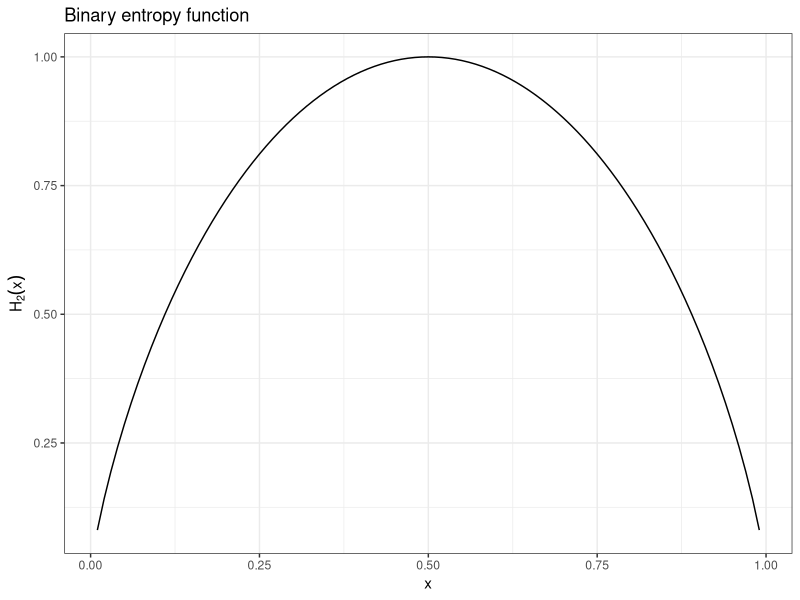
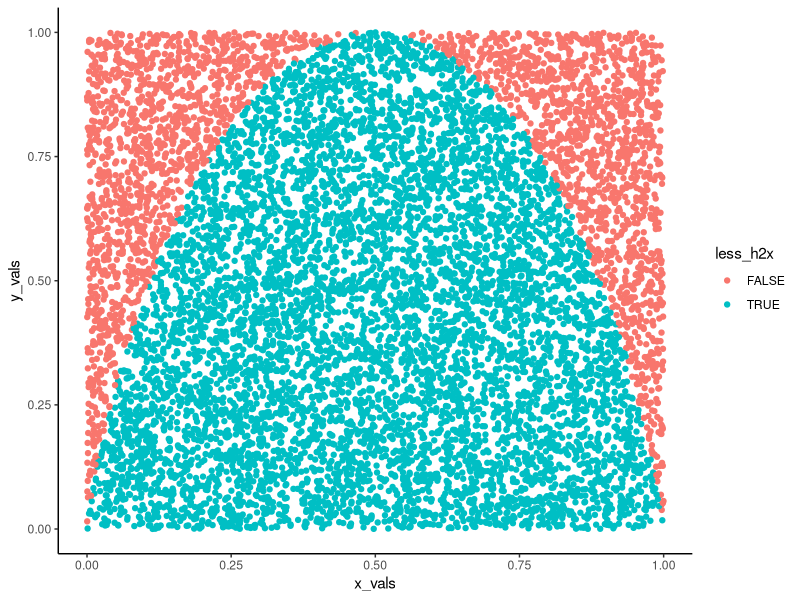
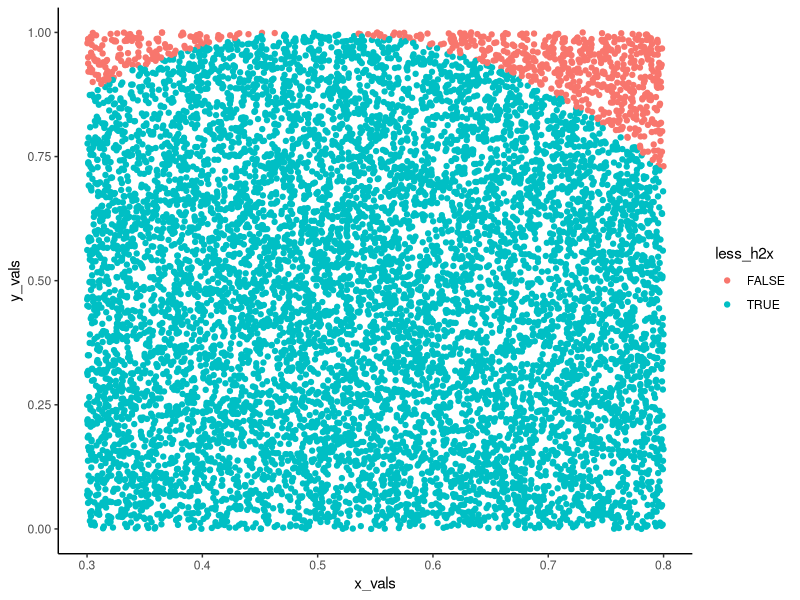
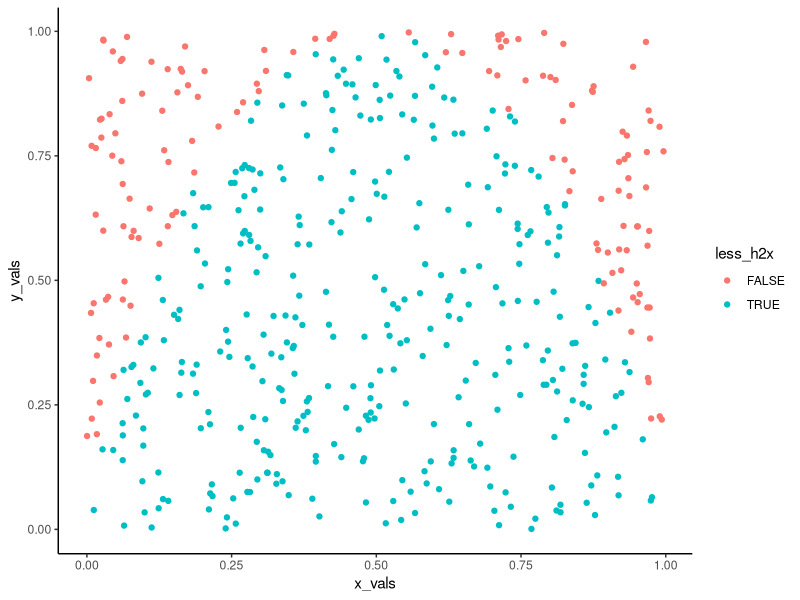

Source code (R) for these figures, in order:
## ---- chunk 1
### Binary entropy function.
### This function takes on an x between zero and one and returns the H2(x) of this value

h2x <- function (x){
  x * log2(1/x) + (1-x) * log2(1/(1-x)) #Note that the binary entropy function 
}

h2x_df <- data.frame(x = seq(0.01, 0.99, 0.01), h2x = h2x(seq(0.01, 0.99, 0.01)))

library(ggplot2)

ggplot(h2x_df, aes(x = x, y = h2x)) +
  geom_line() +
  theme_bw() +
  labs(
    title = "Binary entropy function",
  ) +
  ylab(bquote(H[2](x)))


## ---- chunk 2
library(dplyr)
##library(purrr) - I thought I'd need purr. Then i realized how simple this is if we vectorize :)

##First set up a base DF, with 10000 sims.

sampler_results <- data.frame(x_vals = runif(10000, 0, 1), 
                              y_vals = runif(10000, 0, 1)) %>%
  ##Next check if the values are less than the H2(x) values
  mutate(
    h2x_vals = h2x(x_vals),
    less_h2x = if_else(y_vals <= h2x_vals, TRUE, FALSE) #I broke this up into two steps, so I can check if the intermediate steps work the way they should :)
  )


## ---- chunk 3

area_under_curve <- sampler_results %>%
  summarize(
    n_total = n(),
    under_curve = sum(less_h2x),
    area = under_curve / n_total
  ) %>%
  pull(area)

area_under_curve

## ---- chunk 4
sampler_results %>%
  ggplot(aes(x = x_vals, y = y_vals, color = less_h2x)) +
  geom_point() +
  theme_classic()
## ---- chunk 5
simulate_h2x <- function (x1, x2, n_sims){
  ### Takes on values of x and returns the H2(x) integral between those values.
  ### Assumes x1 < x2 and 0 < x1, x2 < 1
  
  
  simulation_results <- data.frame(x_vals = runif(n_sims, x1, x2), 
                              y_vals = runif(n_sims, 0, 1)) %>%
  ##Next check if the values are less than the H2(x) values
  mutate(
    h2x_vals = h2x(x_vals),
    less_h2x = if_else(y_vals <= h2x_vals, TRUE, FALSE) #I broke this up into two steps, so I can check if the intermediate steps work the way they should :)
  )
  
  simulation_results
}


#Run a visual test

simulate_h2x(0.3, 0.8, 10000) %>%
  ggplot(aes(x = x_vals, y = y_vals, color = less_h2x)) +
  geom_point() +
  theme_classic()

## ---- chunk 6
read_h2x_mc <- function (mc_results, x1, x2, y1 = 0, y2 = 1){
  ###The function takes on the raw MC results and returns the area under the curve between X1 and x2.
  
  area_checked <- (x2 - x1) * (y2 - y1)
  
  result <- mc_results %>%
    summarize(
      n_total = n(),
      n_under = sum(less_h2x),
      area_under_curve = area_checked * n_under / n_total
    ) %>%
    pull(area_under_curve)
    
  
  round(result[1], 3) #Return as a single value, not a vector
  
}

##Test
simulate_h2x(0, 1, 10000) %>%
  read_h2x_mc(x1 = 0, x2 = 1)




## ---- chunk 7
wrap_h2x_mc <- function (x1, x2, y1 = 0, y2 = 0, n_sims){
  ###Wrapper function chaining the actual MC simulation and the result reader
  
  simulate_h2x(x1, x2, n_sims) %>%
    read_h2x_mc(x1, x2)
  
}

##Test
wrap_h2x_mc(x1= 0.2, x2 = 0.35, n_sims = 5000)



## ---- chunk 8
simulate_h2x(0, 1, 500) %>%
  ggplot(aes(x = x_vals, y = y_vals, color = less_h2x)) +
  geom_point() +
  theme_classic()
## ---- chunk 9
wrap_control_h2x_mc <- function (x1, x2, target_sd, num_mcs){
  ### The function takes on arguments relating to the range over which we want to integrate and returns the distribution of num_mcs results, with an SD of less than the target_sd.
  ### Assumes x1>x2
  
  ## Calculate max y
  y2 <- data.frame(x_values = seq(x1, x2, length.out = 100)) %>%
    mutate(y_values = h2x(x_values)) %>%
    summarize(max_y = max(y_values, na.rm = TRUE)) %>%
    pull(max_y)
  
  y2 <- min(1, y2 + 0.01) #What we want to do here is make sure that the upper sampler level is over the actual maximum within a given range

  ## Set up the vector  to track the different MC results
  n_sims <- 1000
  mc_sigma <- 20 #Set a too high starting MC sigma to avoid the while loop from not working
  
  while (mc_sigma > target_sd) {
    mc_results <- c()
    
    for (i in 1:num_mcs) {
      indiv_mc_result <- simulate_h2x(x1, x2, n_sims) %>%
        read_h2x_mc(x1, x2, y1 = 0, y2 = y2)
      
      mc_results <- c(mc_results, indiv_mc_result)
      
    }
    n_sims <- n_sims * 2
    mc_sigma <- sd(mc_results)
    mc_mu <- mean(mc_results)
    
  }
  
  final_result <- c(mc_mu, mc_sigma, n_sims)
  names(final_result) <- c("mc_mu", "mc_sigma", "n_sims")
  
  final_result
  
  
}


##Test
Sys.time()
wrap_control_h2x_mc(x1 = 0, x2=  1, target_sd = 0.001, num_mcs = 5)
wrap_control_h2x_mc(x1 = 0, x2 = 1, target_sd = 0.000001, num_mcs = 5)
Sys.time()
